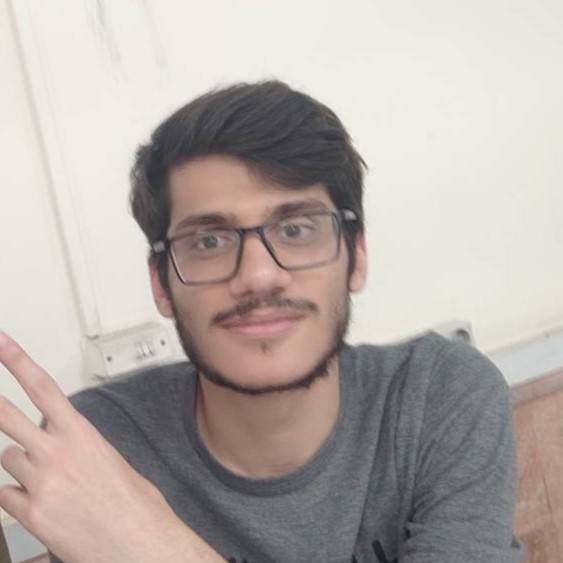
#> input picture photo/ali1.jpg, 563 x 563 px; its folder holds only this picture in this run
$ python extract_face.py
#> lines starting #> are read from the running program, lines starting #| are printed output that depends on the picture
#> further down, image is the input picture: shape (563, 563, 3); mean B, G, R 166.8, 171.5, 180.2
import cv2
import matplotlib.pyplot as plt
from glob import glob
import os

face_cascade = cv2.CascadeClassifier(r'model/haarcascade_frontalface_alt.xml')

def detectAndDisplay(frame, name):
#> called with name = 'photo/ali'
    frame_gray = cv2.cvtColor(frame, cv2.COLOR_BGR2GRAY)
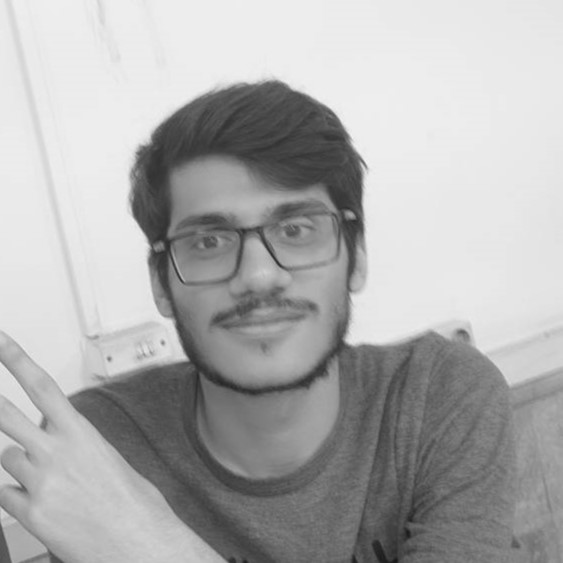
#> frame_gray: shape (563, 563); min 24, max 243, mean 173.6
    frame_gray = cv2.equalizeHist(frame_gray)
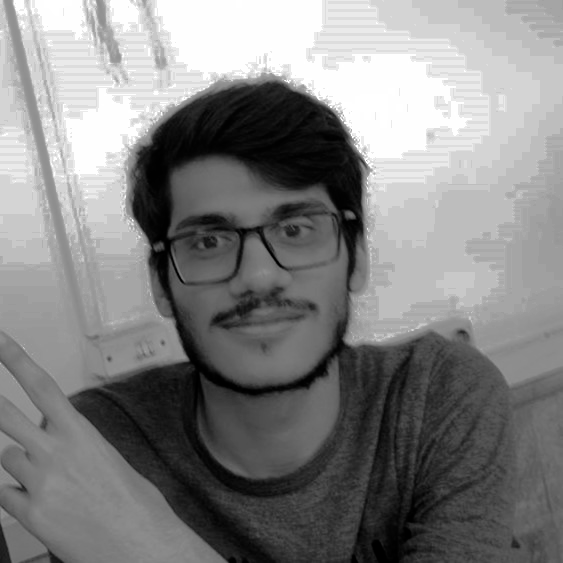
#> frame_gray: shape (563, 563); min 0, max 255, mean 130.2

    faces = face_cascade.detectMultiScale(frame_gray)
#> faces = [[139, 143, 232, 232]]

    for i, (x, y, w, h) in enumerate(faces):

        faceROI = frame[y:y + h, x:x + w]
        faceROI_size = cv2.resize(faceROI, (256, 256), interpolation = cv2.INTER_LINEAR)
        filename = f'face_{name}.jpg'

        cv2.imwrite(os.path.join('all_faces' , filename), faceROI_size)
#> this loop made 1 pass
#> pass 1, in detectAndDisplay, `faceROI = frame[y:y + h, x:x + w]`:
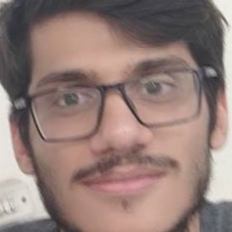
#> faceROI: shape (232, 232, 3); mean B, G, R 119.1, 124.5, 146.7

# Loop through the images in the 'photo' directory
photo_files = glob('photo/*')
for i, img_path in enumerate(photo_files):
    name = img_path.split('\\')[-1].split('.')[-2][:-1]
    image = cv2.imread(img_path)
    detectAndDisplay(image, name)

$ run again, on photo/borhan3.jpg
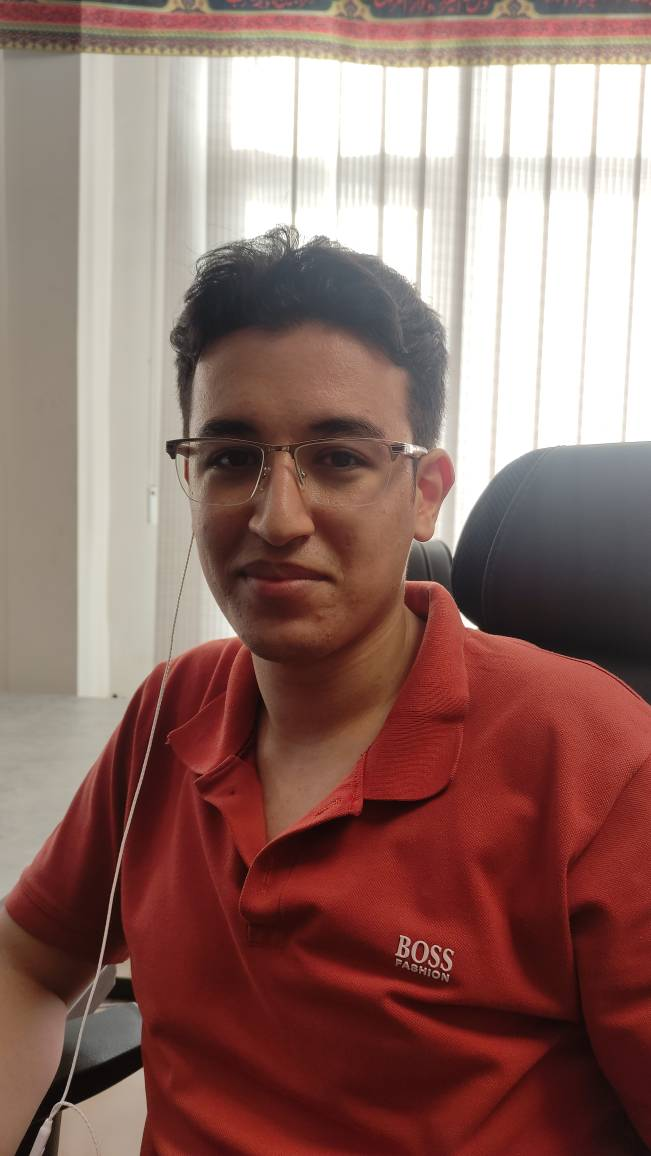
#> input picture photo/borhan3.jpg, 651 x 1156 px
#> image is the input picture: shape (1156, 651, 3); mean B, G, R 103.2, 109.6, 144
#> in detectAndDisplay, `frame_gray = cv2.equalizeHist(frame_gray)`:
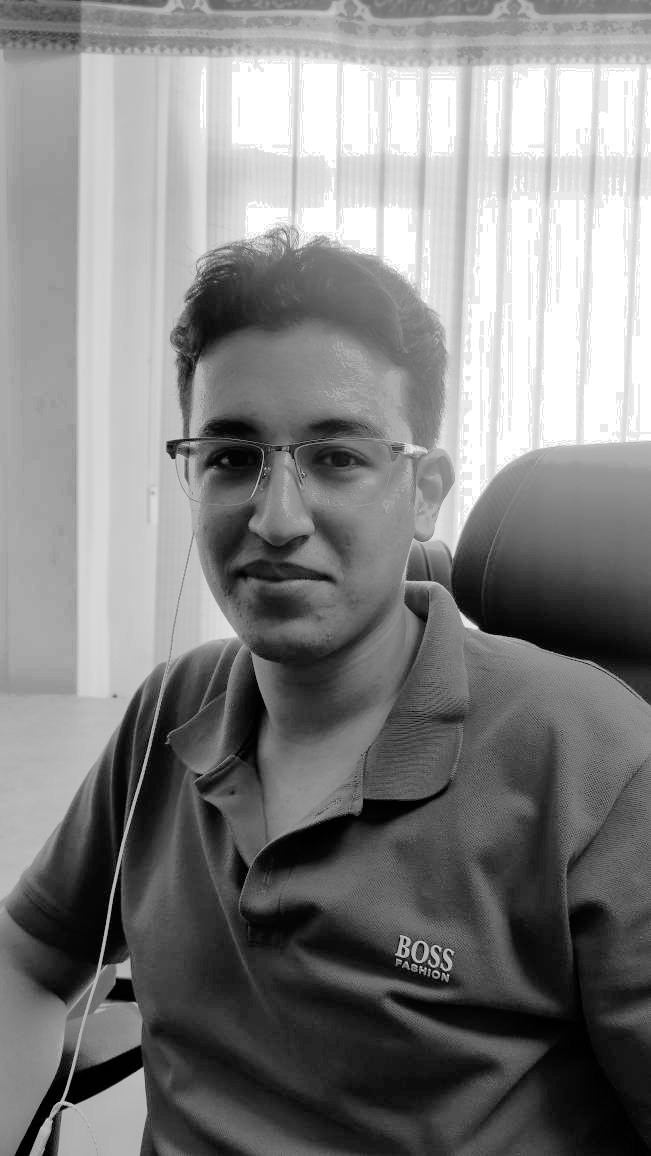
#> frame_gray: shape (1156, 651); min 0, max 255, mean 129
#> faces = [[126, 333, 312, 312]]
#> the loop in detectAndDisplay, `for i, (x, y, w, h) in enumerate(faces): ` made 1 pass
#> pass 1, in detectAndDisplay, `faceROI = frame[y:y + h, x:x + w]`:
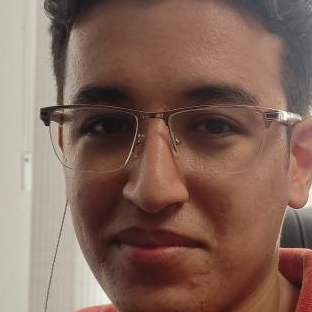
#> faceROI: shape (312, 312, 3); mean B, G, R 90.7, 102.6, 131.3

$ run again, on photo/erfan1.jpg
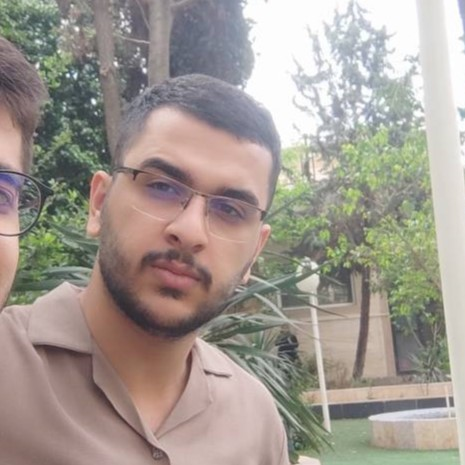
#> input picture photo/erfan1.jpg, 465 x 465 px
#> image is the input picture: shape (465, 465, 3); mean B, G, R 145.6, 153.4, 161.9
#> in detectAndDisplay, `frame_gray = cv2.equalizeHist(frame_gray)`:
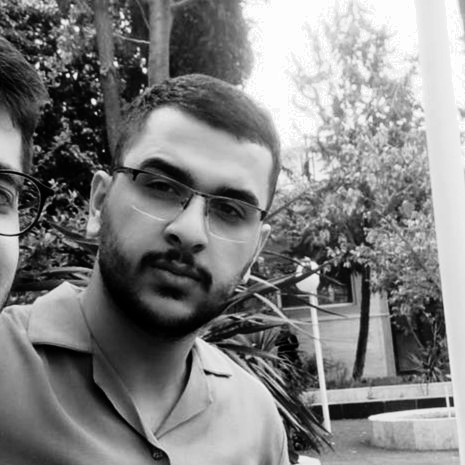
#> frame_gray: shape (465, 465); min 0, max 255, mean 128.4
#> faces = [[84, 112, 213, 213]]
#> the loop in detectAndDisplay, `for i, (x, y, w, h) in enumerate(faces): ` made 1 pass
#> pass 1, in detectAndDisplay, `faceROI = frame[y:y + h, x:x + w]`:
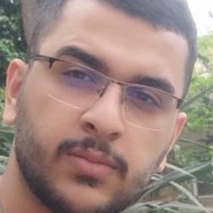
#> faceROI: shape (213, 213, 3); mean B, G, R 128.5, 135.5, 157.8

$ run again, on photo/esi1.jpg
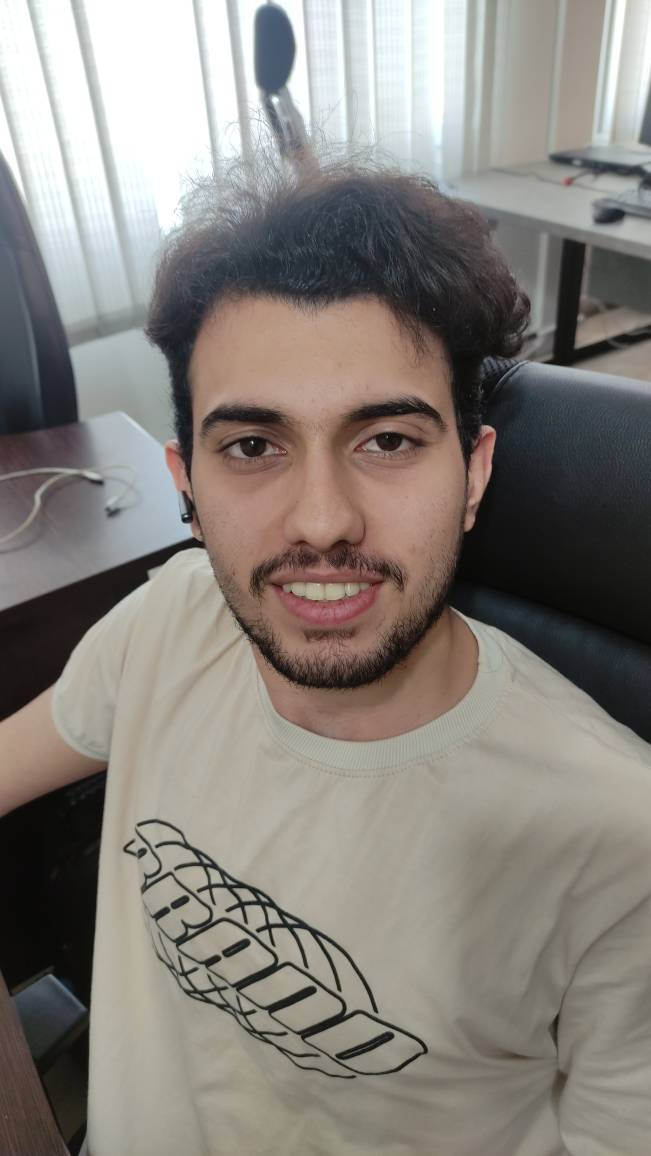
#> input picture photo/esi1.jpg, 651 x 1156 px
#> image is the input picture: shape (1156, 651, 3); mean B, G, R 124.7, 130.4, 135.7
#> in detectAndDisplay, `frame_gray = cv2.equalizeHist(frame_gray)`:
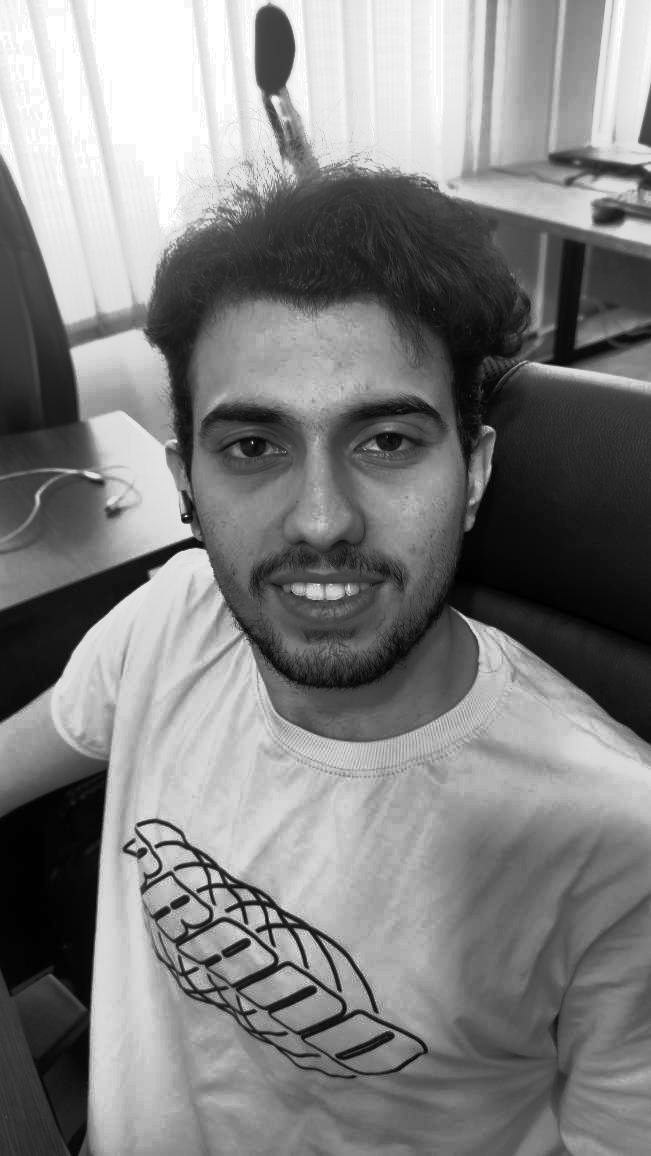
#> frame_gray: shape (1156, 651); min 0, max 255, mean 128.4
#> faces = [[148, 309, 346, 346]]
#> the loop in detectAndDisplay, `for i, (x, y, w, h) in enumerate(faces): ` made 1 pass
#> pass 1, in detectAndDisplay, `faceROI = frame[y:y + h, x:x + w]`:
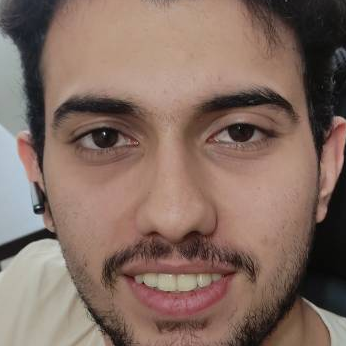
#> faceROI: shape (346, 346, 3); mean B, G, R 98, 108.5, 132.1

$ run again, on photo/ali2.jpg
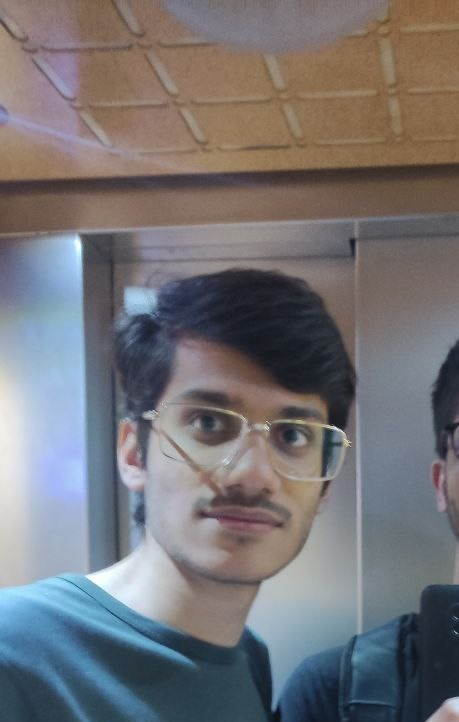
#> input picture photo/ali2.jpg, 459 x 722 px
#> image is the input picture: shape (722, 459, 3); mean B, G, R 118.1, 114.9, 116.5
#> in detectAndDisplay, `frame_gray = cv2.equalizeHist(frame_gray)`:
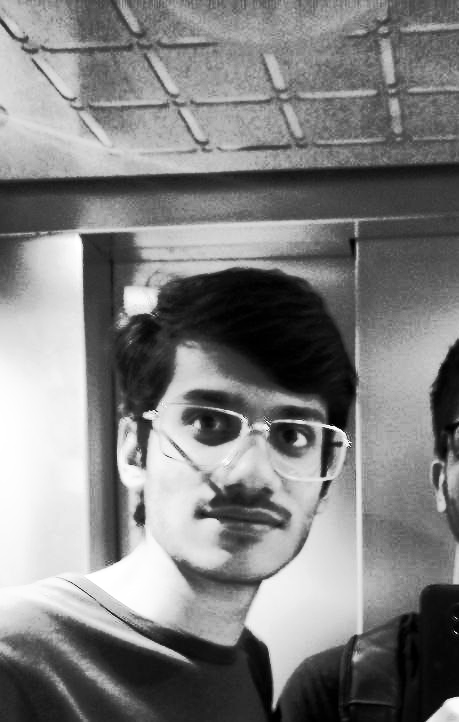
#> frame_gray: shape (722, 459); min 0, max 255, mean 128.5
#> faces = [[137, 246, 37, 37], [143, 349, 219, 219]]
#> the loop in detectAndDisplay, `for i, (x, y, w, h) in enumerate(faces): ` made 2 passes
#> pass 2, in detectAndDisplay, `faceROI = frame[y:y + h, x:x + w]`:
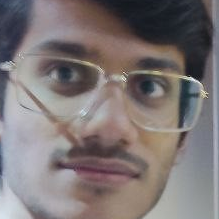
#> faceROI: shape (219, 219, 3); mean B, G, R 117.6, 117.4, 125.3
